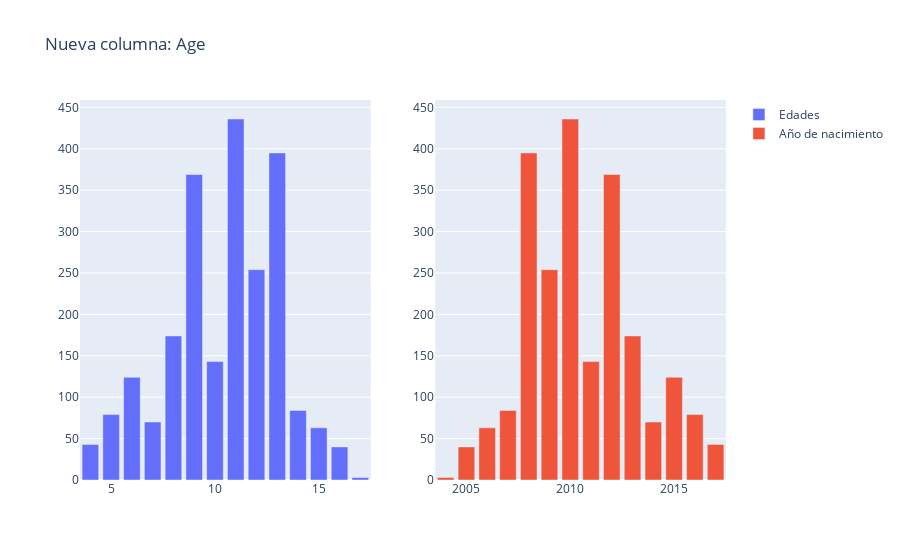

The code cell stored with this chart in its notebook:
### Code cell
ages = full.age.value_counts().sort_index()
birth_year = full.birth_year.value_counts().sort_index()

fig = make_subplots(1, 2)

fig.add_trace(go.Bar(x=ages.index, y=ages.values, name='Edades'), 1, 1)
fig.add_trace(go.Bar(x=birth_year.index, y=birth_year.values, name='Año de nacimiento'), 1, 2)

fig.update_layout(title_text='Nueva columna: Age')

fig.show()

### Figure 1 — Plotly figure (JSON) as saved in the notebook; plotly's stock layout.template omitted (floating-point values rounded to 4 significant figures)
{"data": [{"name": "Edades", "type": "bar", "x": [4, 5, 6, 7, 8, 9, 10, 11, 12, 13, 14, 15, 16, 17], "xaxis": "x", "y": [43, 79, 124, 70, 174, 369, 143, 436, 254, 395, 84, 63, 40, 3], "yaxis": "y"}, {"name": "Año de nacimiento", "type": "bar", "x": [2004, 2005, 2006, 2007, 2008, 2009, 2010, 2011, 2012, 2013, 2014, 2015, 2016, 2017], "xaxis": "x2", "y": [3, 40, 63, 84, 395, 254, 436, 143, 369, 174, 70, 124, 79, 43], "yaxis": "y2"}], "layout": {"title": {"text": "Nueva columna: Age"}, "xaxis": {"anchor": "y", "domain": [0, 0.45]}, "xaxis2": {"anchor": "y2", "domain": [0.55, 1]}, "yaxis": {"anchor": "x", "domain": [0, 1]}, "yaxis2": {"anchor": "x2", "domain": [0, 1]}}}
